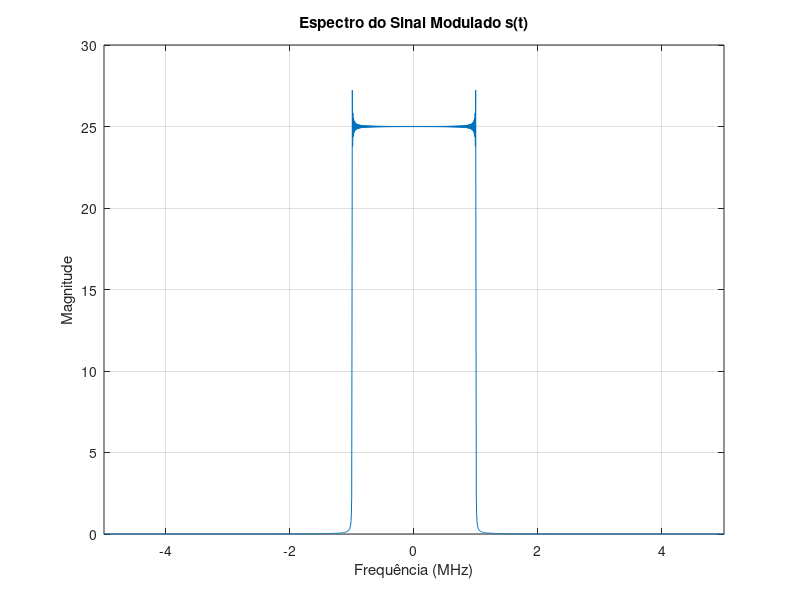

Source code (MATLAB):
% Definindo parâmetros
fc = 0.5e6; 
fsamp = 50e6; 
t_end = 200e-6; 

% Definindo o intervalo de tempo
t = linspace(0, t_end*1e6, round(t_end * fsamp)); 

% Calculando o sinal de mensagem
x = t - 100; 
mt = sinc(x);

% Calculando a portadora
ct = cos(2 * pi * fc * t * 1e-6); 

% Modulação do sinal de mensagem
st = mt .* ct;

% Calculando a FFT do sinal modulado
N = length(st);
St_fft = fftshift(fft(st));

% Definindo o vetor de frequência
f = (-N/2:N/2-1)*(fsamp/N);

% Plotando o espectro do sinal modulado 
figure;
plot(f/1e6, abs(St_fft));
xlim([-5 5]);
title('Espectro do Sinal Modulado s(t)');
xlabel('Frequência (MHz)');
ylabel('Magnitude');
grid on;


